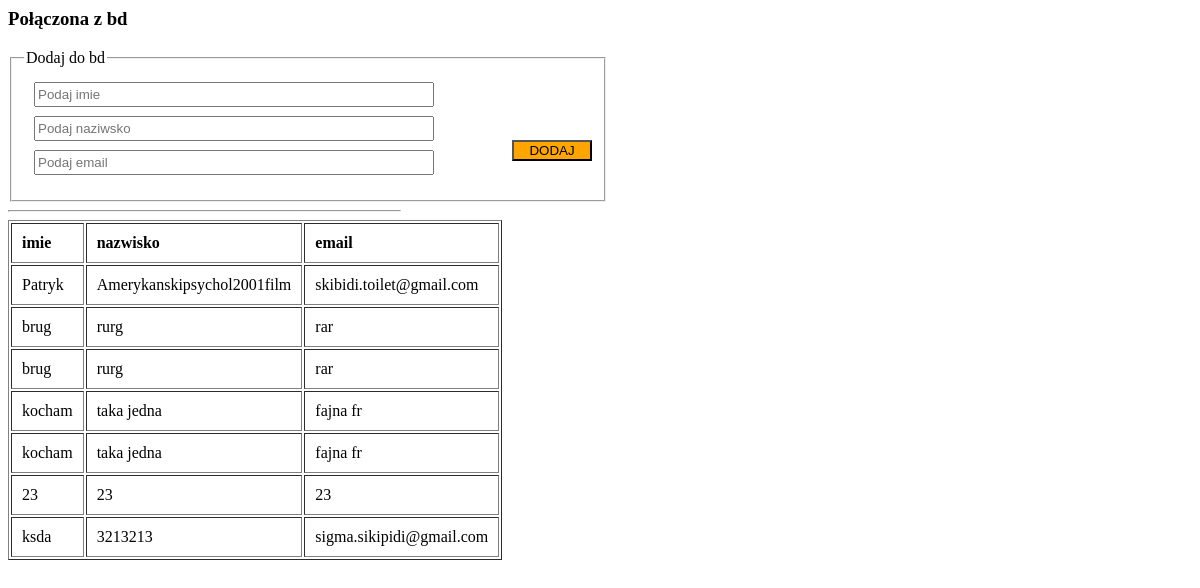
The page / on the database its author committed.
### tables this page shows
CREATE TABLE `uczniowie` (
  `idu` int(11) NOT NULL,
  `imie` varchar(100) DEFAULT NULL,
  `nazwisko` varchar(150) DEFAULT NULL,
  `email` varchar(100) DEFAULT NULL
);

### index.php (the view, shortened to what this page needs)
<?php
require_once ("connect.php");
?>
<!DOCTYPE html>
<html lang="pl">
<head>
</head>
<body>
  <div class="formularz">
    <fieldset>
      <legend>Dodaj do bd</legend>
      <form action="dodaj_do_bd.php" method="POST">
        <input type="text" name="imie" placeholder="Podaj imie" required/>
        <input type="text" name="nazwisko" placeholder="Podaj naziwsko" required/>
        <input type="text" name="email" placeholder="Podaj email" required/>
        <input type="submit" name="submit" value="DODAJ"/>
      </form>
    </fieldset>
  </div>
<hr>
    <div class="box">
   <?php
     $zapytanie = "SELECT imie,nazwisko,email from uczniowie;";
     echo"<table border=1>";
     echo "<tr class='table_head'><td>imie</td><td>nazwisko</td><td>email</td>";
     foreach($connect->query($zapytanie) as $wiersz){
        echo "<tr><td>".$wiersz['imie']."</td><td>".$wiersz['nazwisko']."</td><td>".$wiersz['email']."</td></tr>";
     }
     echo"</table>";
   ?>
    </div>
</body>
</html>

### connect.php (shortened to what this page needs)
<?php
try {
    echo("<h3>Połączona z bd</h3>");
} catch (PDOException $e) {
    echo("<h3>Error połączenia z bd</h3>");
    die();
}
?>

### index.php (style rules this page uses)
.table_head { font-weight: bold; }
td { padding: 10px; }
.formularz { width: 600px; }
input[name='imie'],input[name='nazwisko'],input[name='email'] { width: 400px; height: 25px; margin: 10px; margin-bottom: -1px; }
input[name='submit'] { float: right; background-color: orange; width: 80px; }
.box { width: 300px; }
hr { width: 33%; float: left; }

### rows shown on the page
uczniowie: imie "Patryk", nazwisko "Amerykanskipsychol2001film", email "skibidi.toilet@gmail.com"
uczniowie: imie "brug", nazwisko "rurg", email "rar"
uczniowie: imie "kocham", nazwisko "taka jedna", email "fajna fr"
uczniowie: imie "23", nazwisko "23", email "23"
uczniowie: imie "ksda", nazwisko "3213213", email "sigma.sikipidi@gmail.com"
